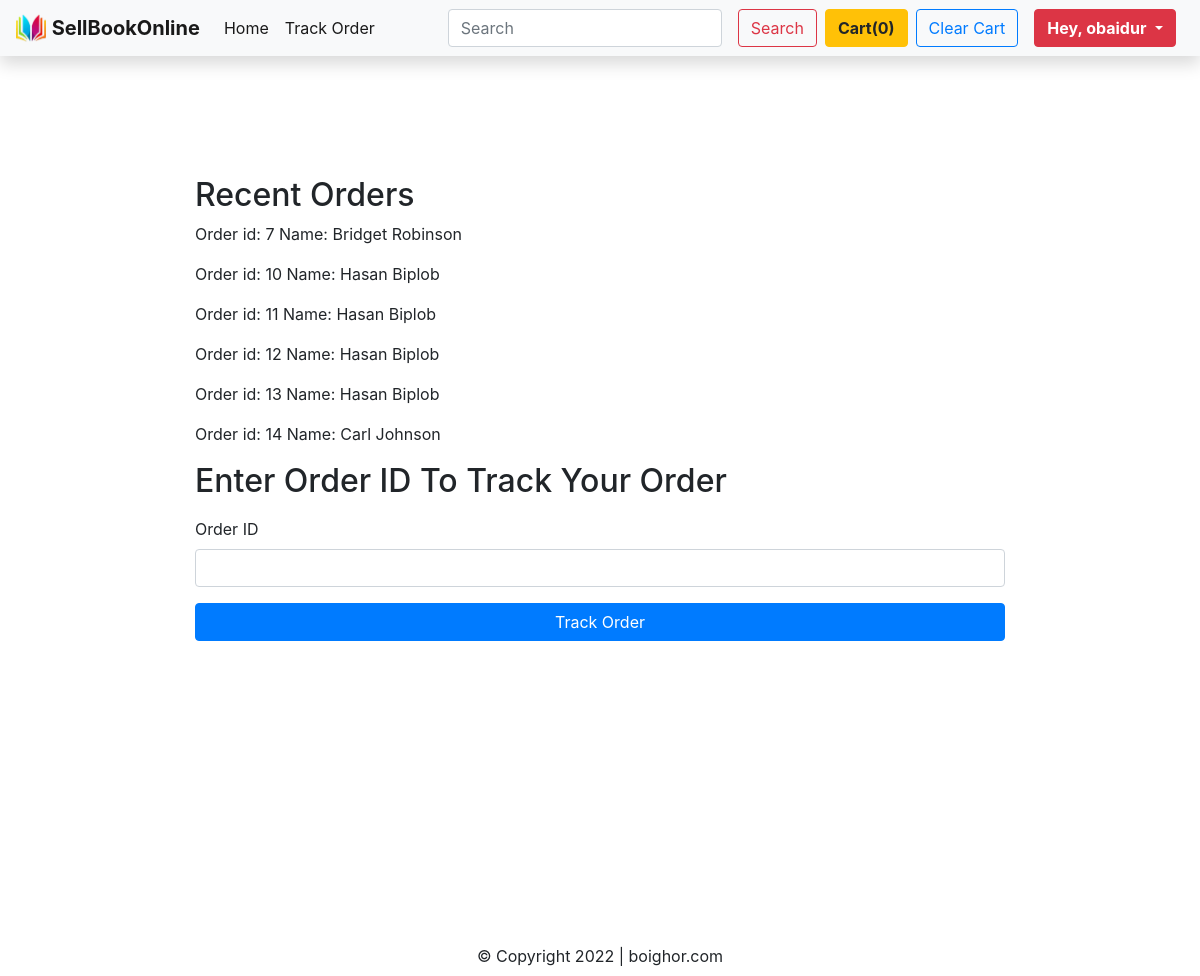
/TrackOrder (signed in), run on an earlier commit of the app's database.
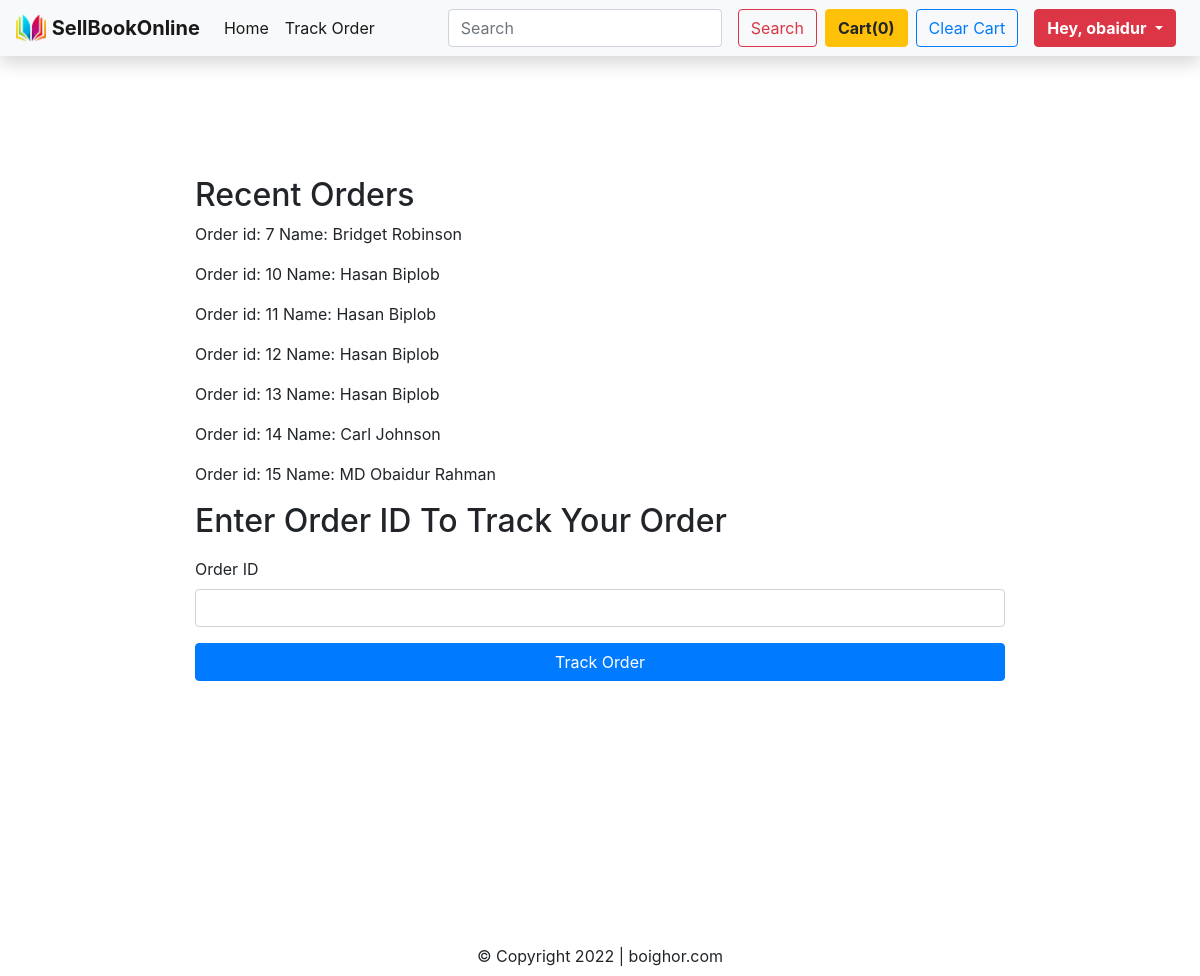
And on a later commit of the database.
### home/models.py (models this page shows)
class Order(models.Model):
    order_id = models.AutoField(primary_key=True)
    items_json = models.CharField(max_length=50000)
    name = models.CharField(max_length=900)
    email = models.CharField(max_length=1101)
    address = models.CharField(max_length=1101)
    city = models.CharField(max_length=1101)
    state = models.CharField(max_length=1101)
    zip_code = models.CharField(max_length=1011)
    phone = models.CharField(max_length=1011, default="")

### home/views.py (the view)
# urls.py: path('TrackOrder',views.TrackOrder,name='TrackOrder'),
@login_required(login_url='/loginsignup')
def TrackOrder(request):
    mail = request.user.email
    orders = Order.objects.filter(email=mail)
    if request.method == "POST":
        order_id = request.POST.get('order_id')
        updates = TrackUpdate.objects.filter(order_id=order_id)
        context = {'updates':updates}
        return render(request,'home/updatepage.html',context)
    return render(request,'home/trackorder.html',{'orders':orders})

### templates/home/trackorder.html (shortened to what this page needs)
{% extends 'base.html' %}
{% block body %}
<div class="container" style="width:70%; margin-top:10%;" >
    <div class="text-left my-3" >
        <h2>Recent Orders</h2>
        {% for order in orders %}
        <p>Order id: {{ order.order_id}} Name: {{ order.name}}</p>
        {% endfor %}
    </div>
<div class="text-left my-3" >
    <h2>Enter Order ID To Track Your Order</h2>
</div>
<form action="TrackOrder" method='post'>
            <div class="form">
                <div class="form-group">
                    <label for="orderid">Order ID</label>
                    <input type="text" class="form-control" id="order_id" name="order_id" required>
                </div>
            </div>
            <button class="btn btn-primary btn-block" type="submit">Track Order</button>
</form>
</div>
{% endblock body %}

What changed in the data, as far as the page shows it:
added Order: order_id "15", name "MD Obaidur Rahman"
